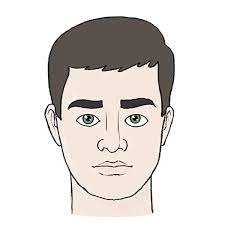
#> input picture HW4/face.jpg, 225 x 225 px, found by its file name
$ jupyter execute Q3.ipynb
#> lines starting #> are read from the running program, lines starting #| are printed output that depends on the picture; after the words box and inside, x2 and y2 are one past the last pixel; in counts of white or black regions, pixels touching at a corner belong together
# Q3

[cell 1]
import cv2
import numpy as np
import matplotlib.pyplot as plt
from skimage import color

[cell 2]
image = cv2.imread('face.jpg')[:,:,::-1]

[cell 3]
plt.imshow(image)

[cell 4]
def segment(image):
    ###

    #shape of the image
    x = image.shape[0]
#> x = 225
    y = image.shape[1]
#> y = 225
    segmented_image = np.zeros((x , y , 3))

    #visited for dfs
    visited = np.zeros((x , y))
    stack = []

    #segmentation nodes
    first_node =  [(140 , 111) , (138 , 163) , (138 , 56) , (210 ,110)]
    my_node =  [(140 , 111) , (138 , 163) , (138 , 56) , (210 , 110)]

    #threshhold for convertion of image to binary
    treshhold = [18, 65 , 30 , 20]

    for i in range(4):

      image = np.float64(image)

      #zero out the pixels with the same color
      my_image = np.abs(image - image[my_node[i][0]][my_node[i][1]])

      #convert to gray scale
      my_image = cv2.cvtColor(my_image.astype('uint8') , cv2.COLOR_BGR2GRAY)

      #convert to binary(0 or 1)
      _ , my_image = cv2.threshold(my_image,treshhold[i],255,cv2.THRESH_BINARY)
      stack.append(my_node[i])

      #dfs on the segmented points
      while(True):
        if len(stack) <= 0 :
          break

        first_node = stack[-1]
        stack.pop()

        #color the node
        if (visited[first_node[0]][first_node[1]] == 0):
            visited[first_node[0]][first_node[1]] = 1
            segmented_image[first_node[0]][first_node[1]] = (255 ,  115 , 100)

        # go throw all 8 neighbors of the segmented pixels
        # if they are not visited in dfs and have the near color to the segment (wich are 0)
        # add them to the stack of dfs
        node = ((first_node[0] + 1) % x , first_node[1] % y)
        if (visited[node[0]][node[1]] == 0 and my_image[node[0]][node[1]] == 0):
            stack.append(node)

        node = ((first_node[0] - 1) % x , first_node[1] % y)
        if (visited[node[0]][node[1]] == 0 and my_image[node[0]][node[1]] == 0):
            stack.append(node)

        node = (first_node[0] % x , (first_node[1] + 1) % y)
        if (visited[node[0]][node[1]] == 0 and my_image[node[0]][node[1]] == 0):
            stack.append(node)

        node = (first_node[0]  % x , (first_node[1] - 1) % y)
        if (visited[node[0]][node[1]] == 0 and my_image[node[0]][node[1]] == 0):
            stack.append(node)

        node = ((first_node[0] + 1) % x , (first_node[1] + 1) % y)
        if (visited[node[0]][node[1]] == 0 and my_image[node[0]][node[1]] == 0):
            stack.append(node)

        node = ((first_node[0] + 1) % x , (first_node[1] - 1) % y)
        if (visited[node[0]][node[1]] == 0 and my_image[node[0]][node[1]] == 0):
            stack.append(node)

        node = ((first_node[0] - 1) % x , (first_node[1] - 1) % y)
        if (visited[node[0]][node[1]] == 0 and my_image[node[0]][node[1]] == 0):
            stack.append(node)

        node = ((first_node[0] - 1) % x , (first_node[1] + 1) % y)
        if (visited[node[0]][node[1]] == 0 and my_image[node[0]][node[1]] == 0):
            stack.append(node)
#> this loop made 4 passes
#> pass 1, in segment, `my_image = np.abs(image - image[my_node[i][0]][my_node[i][1]])`:
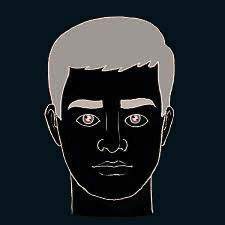
#> my_image: shape (225, 225, 3) float64; mean R, G, B 32.9, 39.8, 44.4
#> pass 1, in segment, `_ , my_image = cv2.threshold(my_image,treshhold[i],255,cv2.THRESH_BINA..`:
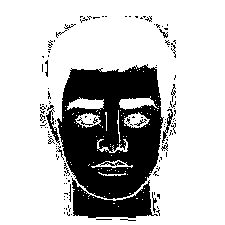
#> my_image: shape (225, 225); 75.2% white; 131 black regions (114 under 20 px), largest, box (x1, y1, x2, y2) and area: (57, 64, 164, 199) 9737, (72, 178, 158, 218) 1750, (46, 105, 60, 145) 156
#> after the loop:
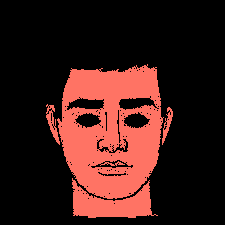
#> segmented_image: shape (225, 225, 3) float64; mean R, G, B 59.7, 26.9, 23.4
#> after the loop:
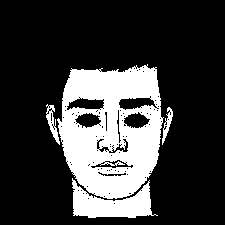
#> visited: shape (225, 225) float64; values 0 (black) and 1 (white), 23.4% white; 4 white regions, box (x1, y1, x2, y2) and area: (57, 64, 164, 199) 9737, (72, 178, 158, 218) 1758, (46, 104, 60, 145) 210, (162, 107, 173, 145) 155
#> after the loop, stack = []

    # make the segmented image
    for i in range(x):
      for j in range(y):
        if segmented_image[i][j].any() == 0:
          segmented_image[i][j] = image[i][j]
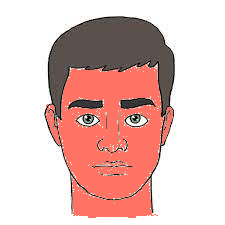
#> segmented_image: shape (225, 225, 3) float64; mean R, G, B 226.1, 192.1, 187.6
    ###
    return segmented_image

[cell 5]
segmented_image = segment(image)
plt.imshow(segmented_image.astype('uint8'))
